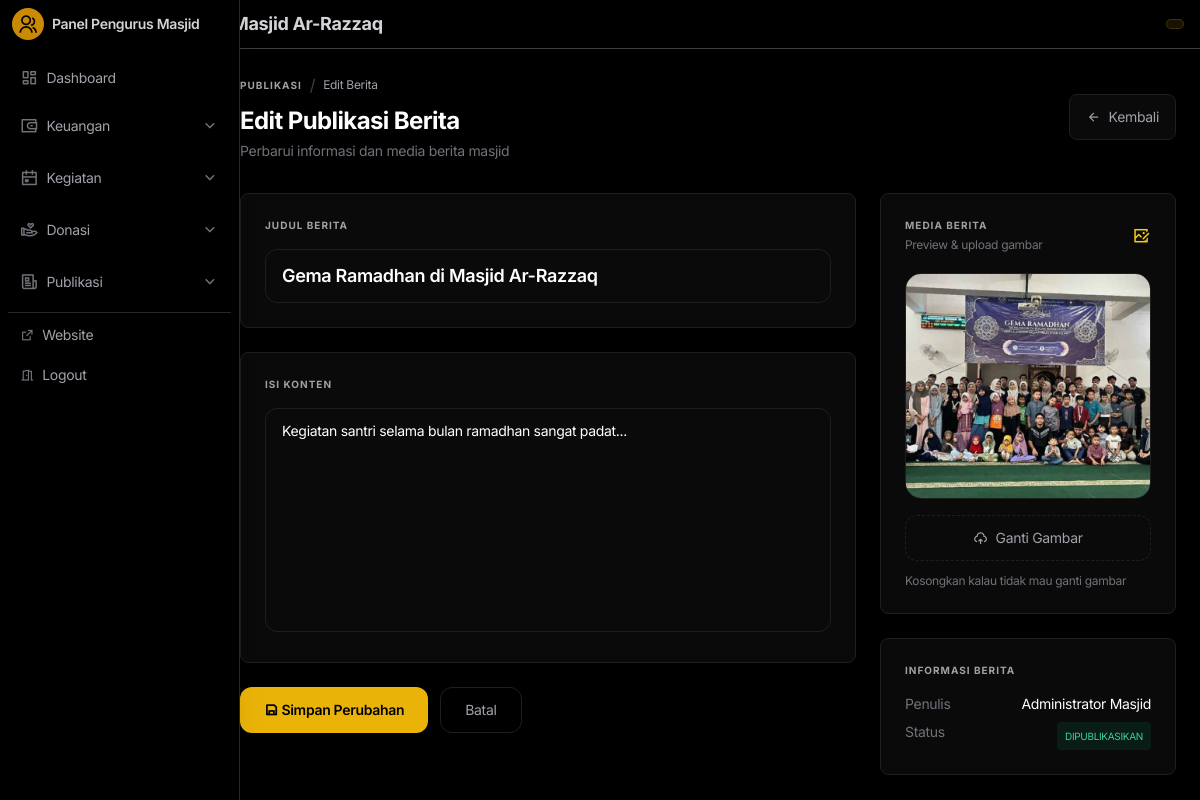
Page /api/pages/index.php?page=berita_edit&id=3 (signed in) on the committed database.
### tables this page shows
CREATE TABLE `berita` (
  `id` int NOT NULL,
  `judul` varchar(255) NOT NULL,
  `isi_berita` text NOT NULL,
  `gambar` varchar(255) DEFAULT 'default.jpg',
  `tanggal` timestamp NULL DEFAULT CURRENT_TIMESTAMP,
  `penulis` varchar(100) DEFAULT 'Admin'
);

### api/pages/berita_edit.php (the view, shortened to what this page needs)
<?php
$pdo = getDBConnection();
$id = (int) $_GET['id'];
$stmt = $pdo->prepare("SELECT * FROM berita WHERE id = ?");
$stmt->execute([$id]);
$berita = $stmt->fetch();
?>
<div class="p-4 lg:p-6 max-w-[1500px] mx-auto">
   <div class="mb-8 flex flex-col lg:flex-row lg:items-center justify-between gap-5">
      <div>
         <div class="flex items-center gap-2 mb-2">
            <a href="index.php?page=berita" class="vercel-label">Publikasi</a>
            <span class="text-zinc-700">/</span>
            <span class="text-xs text-zinc-400">Edit Berita</span>
         </div>
         <h1 class="text-2xl font-bold tracking-tight text-white">
            Edit Publikasi Berita
         </h1>
         <p class="text-sm text-zinc-500 mt-1">
            Perbarui informasi dan media berita masjid
         </p>
      </div>
      <a href="index.php?page=berita"
         class="vercel-card px-4 py-3 flex items-center gap-2 text-sm text-zinc-400 hover:text-white transition-all duration-300 hover:-translate-y-0.5 w-fit">
         <i class="ri-arrow-left-line"></i>
         Kembali
      </a>
   </div>
   <div class="grid grid-cols-1 lg:grid-cols-3 items-start gap-6">
      <div class="lg:col-span-2">
         <form action="index.php?page=berita_aksi&aksi=edit&id=<?= $berita['id']; ?>" method="POST"
            enctype="multipart/form-data" id="form-edit-berita">
            <div class="vercel-card p-5 sm:p-6 mb-6">
               <label class="vercel-label block mb-4">Judul Berita</label>
               <input type="text" name="judul" required value="<?= htmlspecialchars($berita['judul']); ?>"
                  placeholder="Masukkan judul berita..."
                  class="w-full px-4 py-3 bg-[#0a0a0a] border border-[#1f1f1f] rounded-xl text-white text-lg font-semibold outline-none focus:border-yellow-500">
            </div>
            <div class="vercel-card p-5 sm:p-6 mb-6">
               <label class="vercel-label block mb-4">Isi Konten</label>
               <textarea name="isi_berita" rows="14" required
                  class="w-full px-4 py-3 h-56 bg-[#0a0a0a] border border-[#1f1f1f] rounded-xl text-white text-sm outline-none resize-none focus:border-yellow-500"><?= htmlspecialchars($berita['isi_berita']); ?></textarea>
            </div>
            <div class="flex flex-col sm:flex-row gap-3">
               <button type="submit"
                  class="bg-yellow-500 text-black px-6 py-3 rounded-xl text-sm font-semibold hover:scale-[1.02] transition">
                  <i class="ri-save-line"></i> Simpan Perubahan
               </button>
               <a href="index.php?page=berita"
                  class="border border-[#1f1f1f] text-zinc-400 hover:text-white px-6 py-3 rounded-xl text-sm text-center">
                  Batal
               </a>
            </div>
         </form>
      </div>
      <div class="space-y-6">
         <div class="vercel-card p-5 sm:p-6">
            <div class="flex items-center justify-between mb-5">
               <div>
                  <p class="vercel-label">Media Berita</p>
                  <p class="text-xs text-zinc-500 mt-1">Preview & upload gambar</p>
               </div>
               <i class="ri-image-edit-line text-yellow-400 text-lg"></i>
            </div>
            <div class="relative rounded-2xl overflow-hidden border border-[#1f1f1f] bg-black">
               <img id="img-preview" src="../uploads/news/<?= htmlspecialchars($berita['gambar']); ?>"
                  class="w-full h-56 object-cover">
            </div>
            <label
               class="mt-4 flex items-center justify-center gap-2 px-4 py-3 rounded-xl border border-dashed border-[#1f1f1f] cursor-pointer text-sm text-zinc-400 hover:text-white hover:border-yellow-500/30 transition">
               <i class="ri-upload-cloud-2-line"></i>
               Ganti Gambar
            </label>
            <p class="text-xs text-zinc-500 mt-3">
               Kosongkan kalau tidak mau ganti gambar
            </p>
         </div>
         <div class="vercel-card p-5 sm:p-6">
            <p class="vercel-label mb-4">Informasi Berita</p>
            <div class="flex justify-between text-sm mb-2">
               <span class="text-zinc-500">Penulis</span>
               <span class="text-white"><?= $_SESSION['admin_nama']; ?></span>
            </div>
            <div class="flex justify-between text-sm">
               <span class="text-zinc-500">Status</span>
               <span class="text-emerald-400 text-[10px] px-2 py-1 bg-emerald-500/10 rounded">
                  DIPUBLIKASIKAN
               </span>
            </div>
         </div>
      </div>
   </div>
</div>

### api/pages/layout/header.php (style rules this page uses)
:root { --v-bg: #000000; --v-card: #0a0a0a; --v-border: #1f1f1f; --v-text-main: #ffffff; --v-text-muted: #a1a1a1; --v-blue: #0070f3; --v-success: #10b981; --v-error: #ef4444; }
body { font-family: 'Inter', -apple-system, BlinkMacSystemFont, sans-serif; background-color: var(--v-bg); color: var(--v-text-main); letter-spacing: -0.02em; }
.vercel-card { background: var(--v-card); border: 1px solid var(--v-border); border-radius: 8px; transition: border-color 0.2s ease, background 0.2s ease; }
.vercel-label { font-size: 10px; font-weight: 700; text-transform: uppercase; letter-spacing: 0.1em; color: var(--v-text-muted); }

### api/pages/index.php (style rules this page uses)
body { animation: pageIn .6s ease-out; }

### rows in the picture
berita: judul "Gema Ramadhan di Masjid Ar-Razzaq", isi_berita "Kegiatan santri selama bulan ramadhan sangat padat...", gambar (picture)

### other values in the picture
$_SESSION['admin_nama'] "Administrator Masjid"
